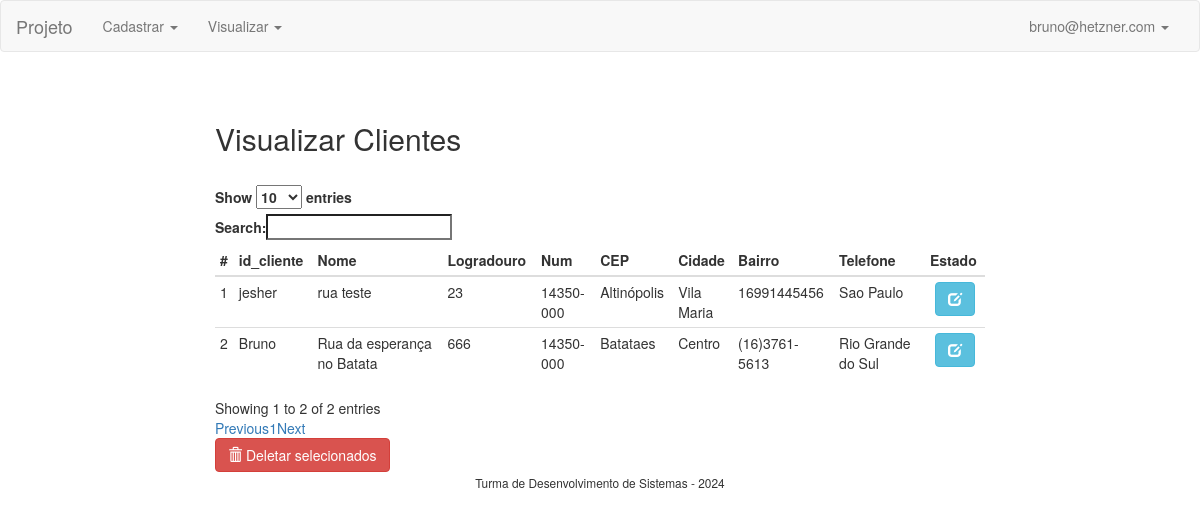
/visualizarCliente.php (signed in), run on the app's committed database.
### tables this page shows
CREATE TABLE `clientes` (
  `id_cliente` int NOT NULL,
  `nome` varchar(150) NOT NULL,
  `logradouro` varchar(250) NOT NULL,
  `numero` int NOT NULL,
  `cep` varchar(15) NOT NULL,
  `cidade` varchar(50) NOT NULL,
  `bairro` varchar(150) NOT NULL,
  `telefone` varchar(30) NOT NULL,
  `estado` varchar(100) NOT NULL
);

### visualizarCliente.php (the view, shortened to what this page needs)
<?php
include('config/config.php');
?>
<!DOCTYPE html>
<html lang="pt-br">
  <head>
    <?php include('include/header.php'); ?>
  </head>
  <body>
    <div class="container-fluid">
        <?php include('include/navbar.php'); ?>
        <div class="row formulario-login">
            <div class="col-md-offset-2 col-md-8">
                <h2>Visualizar Clientes</h2>
                <br>
                <table id="tbl_visualizar" class="table table-condensed table-hover table-responsive">
                    <thead>
                        <tr>
                            <th>#</th>
                            <th>id_cliente</th>
                            <th>Nome</th>
                            <th>Logradouro</th>
                            <th>Num</th>
                            <th>CEP</th>
                            <th>Cidade</th>
                            <th>Bairro</th>
                            <th>Telefone</th>
                            <th>Estado</th>
                        </tr>
                    </thead>
                    <tbody>
                        <?php
                            $sql = "SELECT * FROM clientes";
                            $consulta = $PDO->prepare($sql);
                            $result = $consulta->execute();
                            while($rows = $consulta->fetch(PDO::FETCH_ASSOC)){
                                $id_cliente       = $rows['id_cliente'];
                                $nome             = $rows['nome'];
                                $logradouro       = $rows['logradouro'];
                                $numero           = $rows['numero'];
                                $cep              = $rows['cep'];
                                $cidade           = $rows['cidade'];
                                $bairro           = $rows['bairro'];
                                $telefone         = $rows['telefone'];
                                $estado           = $rows['estado'];
                        ?>
                                <tr id="<?= $id_cliente ?>">
                                    <td><?= $id_cliente ?></td>
                                    <td><?= $nome ?></td>
                                    <td><?= $logradouro ?></td>
                                    <td><?= $numero ?></td>
                                    <td><?= $cep ?></td>
                                    <td><?= $cidade ?></td>
                                    <td><?= $bairro ?></td>
                                    <td><?= $telefone ?></td>
                                    <td><?= $estado ?></td>
                                    <td>
                                        <center>
                                            <a class="btn btn-info" data-toggle="tooltip" data-placement="top" title="Editar" href="editarCliente.php?id=<?= $id_cliente ?>"><span class="glyphicon glyphicon-edit" aria-hidden="true"></span></a>
                                        </center>
                                    </td>
                                </tr>
                        <?php
                            }
                        ?>
                    </tbody>
                </table>
                <a data-toggle="modal" data-target="#clientes_deletar" class="btn btn-danger" id="deletar_clientes">
                    <span class="glyphicon glyphicon-trash" aria-hidden="true"></span> Deletar selecionados
                </a>
            </div>
        </div>
        <?php include('include/footer.php'); ?>
    </div>
  </body>
</html>

### include/header.php (shortened to what this page needs)
<link rel="stylesheet" href="https://maxcdn.bootstrapcdn.com/bootstrap/3.3.7/css/bootstrap.min.css">
<link rel="stylesheet" href="css/estilo.css">
<link rel="stylesheet" href="https://cdn.datatables.net/1.11.5/css/dataTables.bootstrap.min.css">

### include/navbar.php (shortened to what this page needs)
<div class="row">
    <nav class="navbar navbar-default">
        <div class="container-fluid">
            <div class="navbar-header">
                <a class="navbar-brand" href="area-administrativa.php">Projeto</a>
            </div>
            <div class="collapse navbar-collapse" id="bs-example-navbar-collapse-1">
                <ul class="nav navbar-nav">
                    <li class="dropdown">
                        <a href="#" class="dropdown-toggle" data-toggle="dropdown" role="button" aria-haspopup="true" aria-expanded="false">Cadastrar <span class="caret"></span></a>
                    </li>
                </ul>
                <ul class="nav navbar-nav">
                    <li class="dropdown">
                        <a href="#" class="dropdown-toggle" data-toggle="dropdown" role="button" aria-haspopup="true" aria-expanded="false">Visualizar <span class="caret"></span></a>
                    </li>
                </ul>
                <ul class="nav navbar-nav navbar-right">
                    <li class="dropdown">
                        <a href="#" class="dropdown-toggle" data-toggle="dropdown" role="button" aria-haspopup="true" aria-expanded="false"><?= $_SESSION['email'] ?> <span class="caret"></span></a>
                    </li>
                </ul>
            </div>
        </div>
    </nav>
</div>

### include/footer.php
<div class="row">
    <div class="col-md-12">
        <center>
            <small>Turma de Desenvolvimento de Sistemas - <?= date('Y') ?></small>
        </center>
    </div>
</div>

### css/estilo.css (style rules this page uses)
.formulario-login { padding-top: 30px; }

### data on the page
clientes: id_cliente "1", nome "jesher", logradouro "rua teste", numero "23", cep "14350-000", cidade "Altinópolis", bairro "Vila Maria", telefone "16991445456", estado "Sao Paulo"
clientes: id_cliente "2", nome "Bruno", logradouro "Rua da esperança no Batata", numero "666", cep "14350-000", cidade "Batataes", bairro "Centro", telefone "(16)3761-5613", estado "Rio Grande do Sul"

### other printed values
$_SESSION['email'] "bruno@hetzner.com"
